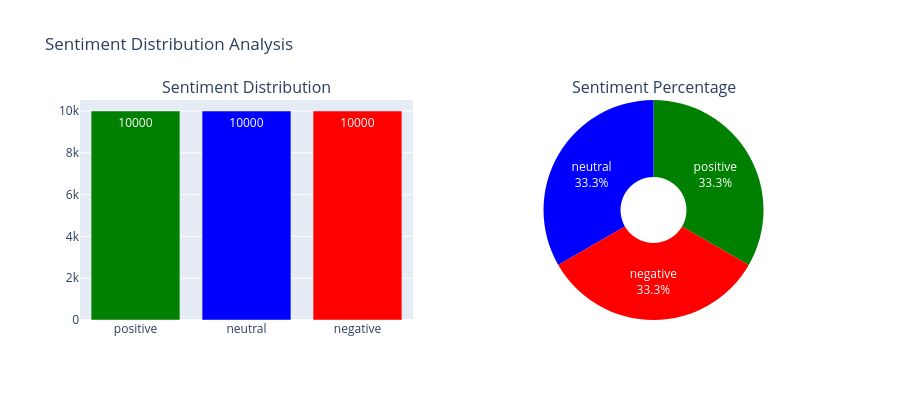

Notebook source saved alongside this figure:
### Code cell
fig = make_subplots(
    rows=1, cols=2,
    subplot_titles=('Sentiment Distribution', 'Sentiment Percentage'),
    specs= [[{"type": "bar"}, {"type": "pie"}]]
)

#Bar Chart
fig.add_trace(
    go.Bar(
        x=sentiment_counts.index,
        y=sentiment_counts.values,
        marker_color=['green', 'blue', 'red'],
        text=sentiment_counts.values,
        textposition='auto', 
        name='Count'
    ),
    row=1, col=1
)

#Pie Chart
fig.add_trace(
    go.Pie(
        labels=sentiment_counts.index,
        values=sentiment_counts.values,
        marker_colors=['green', 'blue', 'red'],
        textinfo='percent+label',
        hole=0.3
    ),
    row=1, col=2
) 

fig.update_layout(
    title_text = "Sentiment Distribution Analysis",
    height=400,
    showlegend=False
)

fig.show()

### Figure 1 — Plotly figure (JSON) as saved in the notebook; plotly's stock layout.template omitted (floating-point values rounded to 4 significant figures)
{"data": [{"marker": {"color": ["green", "blue", "red"]}, "name": "Count", "text": [10000.0, 10000.0, 10000.0], "textposition": "auto", "type": "bar", "x": ["positive", "neutral", "negative"], "xaxis": "x", "y": [10000, 10000, 10000], "yaxis": "y"}, {"domain": {"x": [0.55, 1], "y": [0, 1]}, "hole": 0.3, "labels": ["positive", "neutral", "negative"], "marker": {"colors": ["green", "blue", "red"]}, "textinfo": "percent+label", "type": "pie", "values": [10000, 10000, 10000]}], "layout": {"annotations": [{"font": {"size": 16}, "showarrow": false, "text": "Sentiment Distribution", "x": 0.225, "xanchor": "center", "xref": "paper", "y": 1, "yanchor": "bottom", "yref": "paper"}, {"font": {"size": 16}, "showarrow": false, "text": "Sentiment Percentage", "x": 0.775, "xanchor": "center", "xref": "paper", "y": 1, "yanchor": "bottom", "yref": "paper"}], "height": 400, "showlegend": false, "title": {"text": "Sentiment Distribution Analysis"}, "xaxis": {"anchor": "y", "domain": [0, 0.45]}, "yaxis": {"anchor": "x", "domain": [0, 1]}}}
